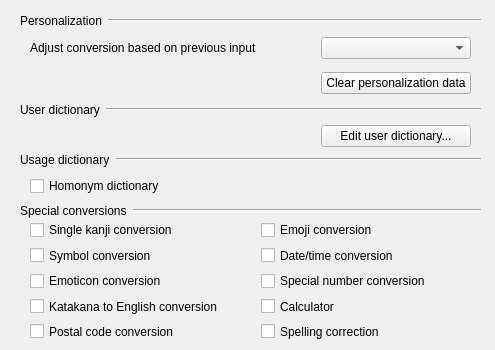
    <widget class="QWidget" name="dictionaryTab">
     <attribute name="title">
      <string>Dictionary</string>
     </attribute>
     <widget class="QWidget" name="gridLayoutWidget_5">
      <property name="geometry">
       <rect>
        <x>30</x>
        <y>30</y>
        <width>441</width>
        <height>71</height>
       </rect>
      </property>
      <layout class="QGridLayout" name="gridLayout_5">
       <item row="1" column="1">
        <widget class="QPushButton" name="clearUserHistoryButton">
         <property name="text">
          <string>Clear personalization data</string>
         </property>
        </widget>
       </item>
       <item row="0" column="0">
        <widget class="QLabel" name="label_7">
         <property name="text">
          <string>Adjust conversion based on previous input</string>
         </property>
         <property name="wordWrap">
          <bool>true</bool>
         </property>
        </widget>
       </item>
       <item row="0" column="1">
        <widget class="QComboBox" name="historyLearningLevelComboBox">
         <property name="minimumSize">
          <size>
           <width>150</width>
           <height>0</height>
          </size>
         </property>
        </widget>
       </item>
       <item row="1" column="0">
        <spacer name="horizontalSpacer_2">
         <property name="orientation">
          <enum>Qt::Horizontal</enum>
         </property>
         <property name="sizeHint" stdset="0">
          <size>
           <width>40</width>
           <height>20</height>
          </size>
         </property>
        </spacer>
       </item>
      </layout>
     </widget>
     <widget class="QWidget" name="gridLayoutWidget_6">
      <property name="geometry">
       <rect>
        <x>30</x>
        <y>120</y>
        <width>441</width>
        <height>32</height>
       </rect>
      </property>
      <layout class="QGridLayout" name="gridLayout_6">
       <item row="0" column="1">
        <spacer name="horizontalSpacer">
         <property name="orientation">
          <enum>Qt::Horizontal</enum>
         </property>
         <property name="sizeHint" stdset="0">
          <size>
           <width>40</width>
           <height>20</height>
          </size>
         </property>
        </spacer>
       </item>
       <item row="0" column="2">
        <widget class="QPushButton" name="editUserDictionaryButton">
         <property name="sizePolicy">
          <sizepolicy hsizetype="Maximum" vsizetype="Fixed">
           <horstretch>0</horstretch>
           <verstretch>0</verstretch>
          </sizepolicy>
         </property>
         <property name="minimumSize">
          <size>
           <width>150</width>
           <height>0</height>
          </size>
         </property>
         <property name="text">
          <string>Edit user dictionary...</string>
         </property>
        </widget>
       </item>
      </layout>
     </widget>
     <widget class="QWidget" name="gridLayoutWidget_3">
      <property name="geometry">
       <rect>
        <x>30</x>
        <y>220</y>
        <width>456</width>
        <height>121</height>
       </rect>
      </property>
      <layout class="QGridLayout" name="gridLayout_3">
       <item row="0" column="0">
        <widget class="QCheckBox" name="singleKanjiConversionCheckBox">
         <property name="text">
          <string>Single kanji conversion</string>
         </property>
        </widget>
       </item>
       <item row="1" column="0">
        <widget class="QCheckBox" name="symbolConversionCheckBox">
         <property name="text">
          <string>Symbol conversion</string>
         </property>
        </widget>
       </item>
       <item row="2" column="0">
        <widget class="QCheckBox" name="emoticonConversionCheckBox">
         <property name="text">
          <string>Emoticon conversion</string>
         </property>
        </widget>
       </item>
       <item row="3" column="0">
        <widget class="QCheckBox" name="t13nConversionCheckBox">
         <property name="text">
          <string>Katakana to English conversion</string>
         </property>
        </widget>
       </item>
       <item row="4" column="0">
        <widget class="QCheckBox" name="zipcodeConversionCheckBox">
         <property name="text">
          <string>Postal code conversion</string>
         </property>
        </widget>
       </item>
       <item row="4" column="1">
        <widget class="QCheckBox" name="spellingCorrectionCheckBox">
         <property name="text">
          <string>Spelling correction</string>
         </property>
        </widget>
       </item>
       <item row="3" column="1">
        <widget class="QCheckBox" name="calculatorCheckBox">
         <property name="text">
          <string>Calculator</string>
         </property>
        </widget>
       </item>
       <item row="2" column="1">
        <widget class="QCheckBox" name="numberConversionCheckBox">
         <property name="text">
          <string>Special number conversion</string>
         </property>
        </widget>
       </item>
       <item row="1" column="1">
        <widget class="QCheckBox" name="dateConversionCheckBox">
         <property name="text">
          <string>Date/time conversion</string>
         </property>
        </widget>
       </item>
       <item row="0" column="1">
        <widget class="QCheckBox" name="emojiConversionCheckBox">
         <property name="text">
          <string>Emoji conversion</string>
         </property>
        </widget>
       </item>
      </layout>
     </widget>
     <widget class="QWidget" name="horizontalLayoutWidget_5">
      <property name="geometry">
       <rect>
        <x>20</x>
        <y>10</y>
        <width>461</width>
        <height>21</height>
       </rect>
      </property>
      <layout class="QHBoxLayout" name="horizontalLayout_8">
       <item>
        <widget class="QLabel" name="label">
         <property name="text">
          <string>Personalization</string>
         </property>
        </widget>
       </item>
       <item>
        <widget class="Line" name="line">
         <property name="sizePolicy">
          <sizepolicy hsizetype="MinimumExpanding" vsizetype="Fixed">
           <horstretch>0</horstretch>
           <verstretch>0</verstretch>
          </sizepolicy>
         </property>
         <property name="orientation">
          <enum>Qt::Horizontal</enum>
         </property>
        </widget>
       </item>
      </layout>
     </widget>
     <widget class="QWidget" name="horizontalLayoutWidget_11">
      <property name="geometry">
       <rect>
        <x>20</x>
        <y>100</y>
        <width>461</width>
        <height>20</height>
       </rect>
      </property>
      <layout class="QHBoxLayout" name="horizontalLayout_14">
       <item>
        <widget class="QLabel" name="label_6">
         <property name="text">
          <string>User dictionary</string>
         </property>
        </widget>
       </item>
       <item>
        <widget class="Line" name="line_6">
         <property name="sizePolicy">
          <sizepolicy hsizetype="MinimumExpanding" vsizetype="Fixed">
           <horstretch>0</horstretch>
           <verstretch>0</verstretch>
          </sizepolicy>
         </property>
         <property name="orientation">
          <enum>Qt::Horizontal</enum>
         </property>
        </widget>
       </item>
      </layout>
     </widget>
     <widget class="QWidget" name="horizontalLayoutWidget_7">
      <property name="geometry">
       <rect>
        <x>20</x>
        <y>200</y>
        <width>461</width>
        <height>21</height>
       </rect>
      </property>
      <layout class="QHBoxLayout" name="horizontalLayout_22">
       <item>
        <widget class="QLabel" name="specialConversionLabel">
         <property name="text">
          <string>Special conversions</string>
         </property>
        </widget>
       </item>
       <item>
        <widget class="Line" name="specialConversionLine">
         <property name="sizePolicy">
          <sizepolicy hsizetype="MinimumExpanding" vsizetype="Fixed">
           <horstretch>0</horstretch>
           <verstretch>0</verstretch>
          </sizepolicy>
         </property>
         <property name="orientation">
          <enum>Qt::Horizontal</enum>
         </property>
        </widget>
       </item>
      </layout>
     </widget>
     <widget class="QWidget" name="horizontalLayoutWidget_21">
      <property name="geometry">
       <rect>
        <x>20</x>
        <y>150</y>
        <width>461</width>
        <height>20</height>
       </rect>
      </property>
      <layout class="QHBoxLayout" name="horizontalLayout_24">
       <item>
        <widget class="QLabel" name="label_9">
         <property name="text">
          <string>Usage dictionary</string>
         </property>
        </widget>
       </item>
       <item>
        <widget class="Line" name="line_9">
         <property name="sizePolicy">
          <sizepolicy hsizetype="MinimumExpanding" vsizetype="Fixed">
           <horstretch>0</horstretch>
           <verstretch>0</verstretch>
          </sizepolicy>
         </property>
         <property name="orientation">
          <enum>Qt::Horizontal</enum>
         </property>
        </widget>
       </item>
      </layout>
     </widget>
     <widget class="QWidget" name="gridLayoutWidget_8">
      <property name="geometry">
       <rect>
        <x>30</x>
        <y>170</y>
        <width>441</width>
        <height>32</height>
       </rect>
      </property>
      <layout class="QGridLayout" name="gridLayout_12">
       <item row="0" column="0">
        <widget class="QCheckBox" name="localUsageDictionaryCheckBox">
         <property name="text">
          <string>Homonym dictionary</string>
         </property>
        </widget>
       </item>
       <item row="0" column="1">
        <spacer name="horizontalSpacer_5">
         <property name="orientation">
          <enum>Qt::Horizontal</enum>
         </property>
         <property name="sizeHint" stdset="0">
          <size>
           <width>20</width>
           <height>20</height>
          </size>
         </property>
        </spacer>
       </item>
      </layout>
     </widget>
    </widget>
